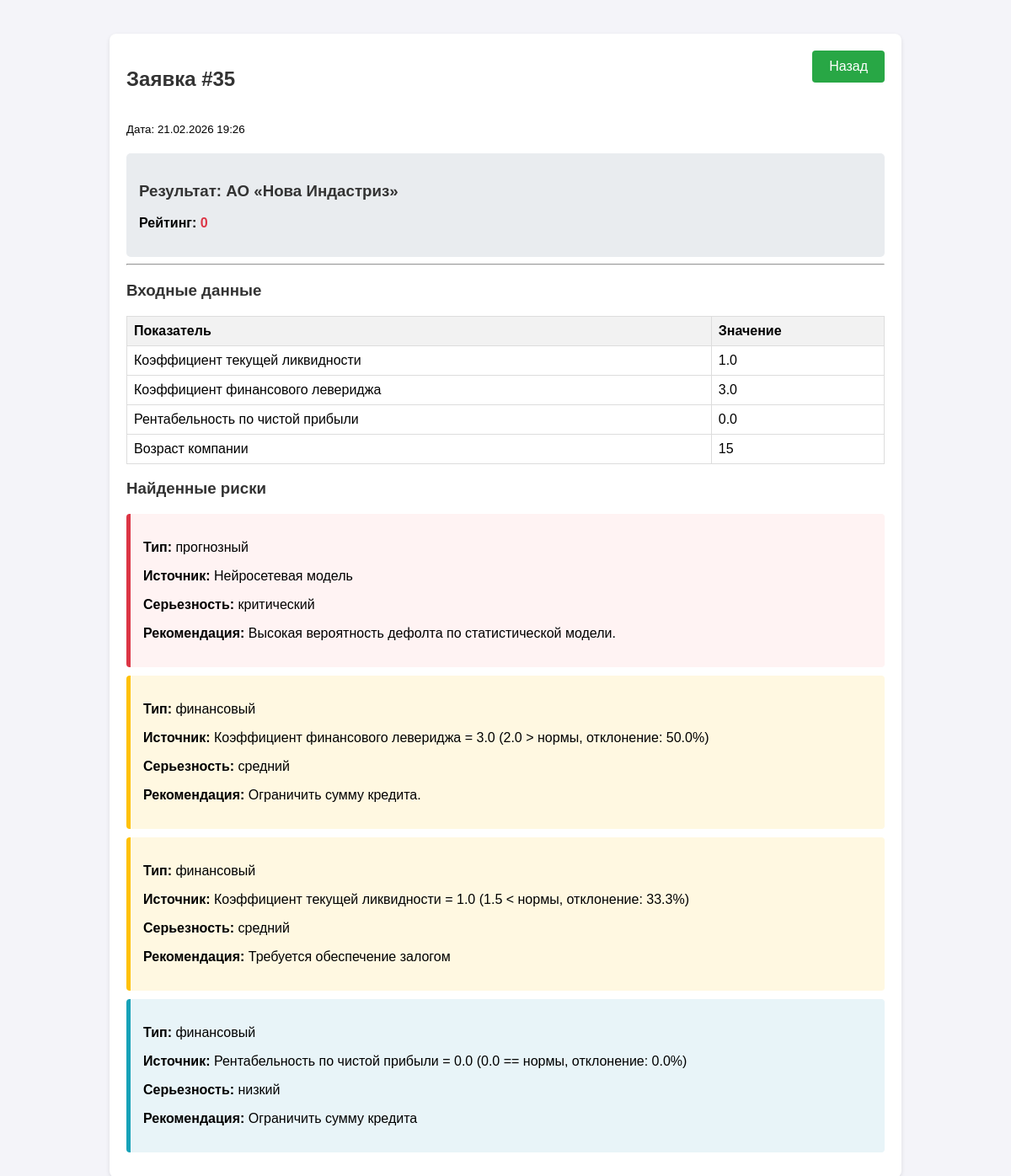
The app's page /history/35 (signed in) with its own data.
### app/models/models.py (models this page shows)
class CreditApplication(Base):
    __tablename__ = "applications"
    id = Column(Integer, primary_key=True, index=True)
    company_name = Column(String)
    industry = Column(String)
    financial_data = Column(JSON) # Храним JSON с коэффицентами
    business_description = Column(String)
    user_id = Column(Integer, ForeignKey("users.id"))
    rating = Column(Integer, default=0)
    status = Column(String, default="Обработан") # или "Отклонен"
    created_at = Column(DateTime, default=datetime.datetime.now)
    user_id = Column(Integer, ForeignKey("users.id", ondelete="CASCADE"))
    user = relationship("User", back_populates="applications")
    risks = relationship("FoundRisk", back_populates="application", cascade="all, delete-orphan")

class FoundRisk(Base):
    __tablename__ = "found_risks"
    id = Column(Integer, primary_key=True, index=True)
    application_id = Column(Integer, ForeignKey("applications.id"))
    risk_type = Column(String)
    source = Column(String)
    severity = Column(String)
    recommendation = Column(String)
    application_id = Column(Integer, ForeignKey("applications.id", ondelete="CASCADE"))
    application = relationship("CreditApplication", back_populates="risks")

### app/api/views.py (the view)
@router.get("/history/{app_id}", response_class=HTMLResponse)
async def application_details(
    request: Request,
    app_id: int,
    user = Depends(require_user),
    db: Session = Depends(get_db)
):
    application = db.query(CreditApplication).filter(CreditApplication.id == app_id).first()
    if not application or (user.role != "admin" and application.user_id != user.id):
        raise HTTPException(status_code=404, detail="Заявка не найдена")
    risks = db.query(FoundRisk).filter(FoundRisk.application_id == app_id).all()
    return templates.TemplateResponse("main/details.html", {
        "request": request,
        "user": user,
        "app": application,
        "risks": risks,
        "labels": FINANCIAL_LABELS
    })

### app/templates/main/details.html (shortened to what this page needs)
{% extends "base.html" %}
{% block content %}
<div style="display: flex; justify-content: space-between;">
    <h2>Заявка #{{ app.id }}</h2>
    <a href="/profile"><button>Назад</button></a>
</div>
<p><small>Дата: {{ app.created_at.strftime('%d.%m.%Y %H:%M') }}</small></p>
<div class="stats">
    <h3>Результат: {{ app.company_name }}</h3>
    <p><strong>Рейтинг:</strong>
        <span class="{% if app.rating > 70 %}text-success{% elif app.rating > 40 %}text-warning{% else %}text-danger{% endif %}">
            {{ app.rating }}
        </span>
    </p>
</div>
<hr>
<h3>Входные данные</h3>
<table>
    <tr><th>Показатель</th><th>Значение</th></tr>
    {% for key, value in app.financial_data.items() %}
    <tr>
        <td>{{ labels.get(key, key) }}</td>
        <td>{{ value }}</td>
    </tr>
    {% endfor %}
</table>
<h3>Найденные риски</h3>
{% if risks %}
    {% for risk in risks %}
    {% if risk.severity == 'критический' %}
        <div class="risk-card-critical">
    {% elif risk.severity == 'средний' %}
        <div class="risk-card-medium">
    {% else %}
        <div class="risk-card-low">
    {% endif %}
        <p><strong>Тип:</strong> {{ risk.risk_type }}</p>
        <p><strong>Источник:</strong> {{ risk.source }}</p>
        <p><strong>Серьезность:</strong> {{ risk.severity }}</p>
        <p><strong>Рекомендация:</strong> {{ risk.recommendation }}</p>
    </div>
    {% endfor %}
{% else %}
    <p class="text-success">Риски не обнаружены.</p>
{% endif %}
{% endblock %}

### app/templates/base.html (style rules this page uses)
body { font-family: Arial, sans-serif; margin: 40px; background-color: #f4f4f9; }
h1, h2, h3 { color: #333; }
button { background-color: #28a745; color: white; padding: 10px 20px; border: none; border-radius: 4px; cursor: pointer; font-size: 16px; }
a { text-decoration: none; color: #007bff; }
.text-danger { color: #dc3545; font-weight: bold; }
.stats { background-color: #e9ecef; padding: 15px; border-radius: 5px; margin-top: 20px; }
table { width: 100%; border-collapse: collapse; margin-top: 10px; }
th, td { border: 1px solid #ddd; padding: 8px; text-align: left; }
th { background-color: #f2f2f2; }

### app/templates/main/details.html (style rules this page uses)
.risk-card-critical { border-left: 5px solid #dc3545; background-color: #fff3f3; padding: 15px; margin-bottom: 10px; border-radius: 4px; }
.risk-card-medium { border-left: 5px solid #ffc107; background-color: #fff8e1; padding: 15px; margin-bottom: 10px; border-radius: 4px; }
.risk-card-low { border-left: 5px solid #17a2b8; background-color: #e8f4f8; padding: 15px; margin-bottom: 10px; border-radius: 4px; }

### records on screen
CreditApplication: id "35", created_at "21.02.2026 19:26", company_name "АО «Нова Индастриз»", rating "0"
FoundRisk: risk_type "прогнозный", source "Нейросетевая модель", severity "критический", recommendation "Высокая вероятность дефолта по статистической модели."
FoundRisk: risk_type "финансовый", source "Коэффициент финансового левериджа = 3.0 (2.0 > нормы, отклонение: 50.0%)", severity "средний", recommendation "Ограничить сумму кредита."
FoundRisk: risk_type "финансовый", source "Коэффициент текущей ликвидности = 1.0 (1.5 < нормы, отклонение: 33.3%)", severity "средний", recommendation "Требуется обеспечение залогом"
FoundRisk: risk_type "финансовый", source "Рентабельность по чистой прибыли = 0.0 (0.0 == нормы, отклонение: 0.0%)", severity "низкий", recommendation "Ограничить сумму кредита"

### other values on screen
{{ labels.get(key, key) }} "Коэффициент текущей ликвидности" "Коэффициент финансового левериджа" "Рентабельность по чистой прибыли" "Возраст компании"
{{ value }} "1.0" "3.0" "0.0" "15"
